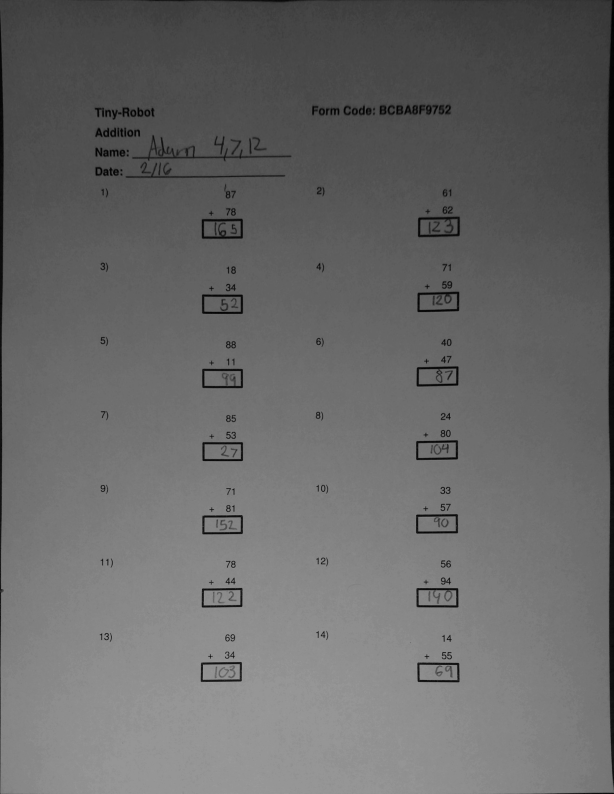
#> input picture images/processed_org2.png, 1840 x 2381 px (shown at 1/3 size)
$ python cells.py   (older library calls are emulated)
#> lines starting #> are read from the running program, lines starting #| are printed output that depends on the picture; after the words box and inside, x2 and y2 are one past the last pixel; in counts of white or black regions, pixels touching at a corner belong together
### helpers.py
import math

import cv2
import numpy as np


'''
Image manipulation helper functions
code adpated from https://github.com/prajwalkr/SnapSudoku/
'''

def show(img, window_name='Image'):
    screen_res = 1280.0, 720.0
    scale_width = screen_res[0] / img.shape[1]
    scale_height = screen_res[1] / img.shape[0]
    scale = min(scale_width, scale_height)
    window_width = int(img.shape[1] * scale)
    window_height = int(img.shape[0] * scale)

    cv2.namedWindow(window_name, cv2.WINDOW_NORMAL)
    cv2.resizeWindow(window_name, window_width, window_height)

    cv2.imshow(window_name, img)
    cv2.waitKey(0)
    cv2.destroyAllWindows()

def load_image(path):
#> called with path = 'images/processed_org2.png'
    print(path)
    color_img = cv2.imread(path)
#> color_img is the input picture: shape (2381, 1840, 3); min 0, max 161, mean 105.2
    if color_img is None:
        raise IOError('Image not loaded')
    print('Image loaded.')
    return color_img

def is_cv2():
    return cv2.__version__.startswith('2.')

def thresholdify(img):
    img = cv2.adaptiveThreshold(img.astype(np.uint8), 255, cv2.ADAPTIVE_THRESH_GAUSSIAN_C,
                                cv2.THRESH_BINARY, 11, 2)
    return 255 - img


def get_sorted_contours(processed, sort_by='area'):
    _, contours, _ = cv2.findContours(
        processed, cv2.RETR_EXTERNAL, cv2.CHAIN_APPROX_SIMPLE)
    if sort_by == "area":
        return sorted(contours, key=cv2.contourArea, reverse=True)
    #elif sort_by == "left-to-right":
        #return contours.sort_contours(contours, method="left-to-right")[0]
    else:
        raise ValueError("Sort by {} is not implemented".format(sort_by))

# [25 lines left out: function sort_contours, not called in this run]


def filter_contours(contours, sides=None, min_area=None, max_area=None):
    result = []
    for contour in contours:
        valid = True
        if sides:
            n_sides = len(approx(contour, 0.05))
            if n_sides not in sides:
                valid = False
        if min_area and cv2.contourArea(contour) < min_area:
            valid = False
        if max_area and cv2.contourArea(contour) > max_area:
            valid = False
        if valid:
            result.append(contour)
    return result

def save_image(full_path, image):
    cv2.imwrite(full_path, image)

def save_images(folder, prefix, images):
    for i, image in enumerate(images):
        save_image("{}{}{}.png".format(folder, prefix, str(i+1)), image)

# [49 lines left out: functions find_contours, largest_contour, not called in this run]

def largest_4_sided_contour(processed, show_contours=False, display_image=None):
    _, contours, _ = cv2.findContours(
        processed, cv2.RETR_TREE, cv2.CHAIN_APPROX_SIMPLE)
    contours = sorted(contours, key=cv2.contourArea, reverse=True)

    for cnt in contours[:min(5, len(contours))]:
        if show_contours:
            img = processed.copy()
            img = cv2.cvtColor(img, cv2.COLOR_GRAY2BGR)
            cv2.drawContours(img, [cnt], -1, (0, 255, 120), 5)
            show(img, 'contour {}'.format(len(approx(cnt))))
        if len(approx(cnt)) == 4:
            return cnt
    return None

# [13 lines left out: function show_all_contours, not called in this run]

def round_to_multiple(x, base=5):
    return int(base * round(float(x)/base))

# [43 lines left out: function resize_and_fill, not called in this run]

def make_it_letter(image, side_length=306):
    return cv2.resize(image, (side_length, int(side_length * (11/8.5))))

def area(image):
    return float(image.shape[0] * image.shape[1])


def get_centers_of_contour(contour):
    M = cv2.moments(contour)
    cX = int(M["m10"] / M["m00"])
    cY = int(M["m01"] / M["m00"])
    return cX, cY


def cut_out_rect(image, contour):
    x, y, w, h = cv2.boundingRect(contour)
    image = image[y:y + h, x:x + w]
    return image

# [5 lines left out: function binarized, not called in this run]

def approx(cnt, perc_of_arc=0.01):
    ''' cnt: opencv contour
        perc_of_arc: see https://docs.opencv.org/3.1.0/dd/d49/tutorial_py_contour_features.html
    '''
    peri = cv2.arcLength(cnt, True)
    app = cv2.approxPolyDP(cnt, perc_of_arc * peri, True)
    return app

# [6 lines left out: function get_corners, not called in this run]

def get_rectangle_corners(cnt):
    ''' gets corners from a contour '''

    pts = cnt.reshape(cnt.shape[0], 2)
    rect = np.zeros((4, 2), dtype="float32")

    # the top-left point has the smallest sum whereas the
    # bottom-right has the largest sum
    s = pts.sum(axis=1)
    rect[0] = pts[np.argmin(s)]
    rect[2] = pts[np.argmax(s)]

    # compute the difference between the points -- the top-right
    # will have the minumum difference and the bottom-left will
    # have the maximum difference
    diff = np.diff(pts, axis=1)
    rect[1] = pts[np.argmin(diff)]
    rect[3] = pts[np.argmax(diff)]
    return rect

def convert_to_grayscale(image):
    return cv2.cvtColor(image, cv2.COLOR_BGR2GRAY)

def blur(image, pixels):
    return cv2.GaussianBlur(image, (pixels, pixels), 0)

def get_size(image):
    return image.shape[0:2]

# [46 lines left out: functions warp_perspective, get_structuring_element, not called in this run]

def dilate(image, iterations, kernel_type="ellipse"):
    kernel = get_structuring_element(kernel_type)
    return cv2.dilate(image, kernel, iterations=iterations)

def erode(image, iterations, kernel_type="ellipse"):
    kernel = get_structuring_element(kernel_type)
    return cv2.erode(image, kernel, iterations=iterations)

def ellipse_morph(image, size=2):
    kernel = cv2.getStructuringElement(cv2.MORPH_ELLIPSE, (size, size))
    return cv2.morphologyEx(image, cv2.MORPH_CLOSE, kernel)

### pipeline.py
class Pipeline(object):
    def __init__(self, pipeline):
        self.pipeline = pipeline

    def process_pipeline(self, image):
        for process in self.pipeline:
            image = process(image)
#> this loop made 4 passes
#> pass 3, in thresholdify, `img = cv2.adaptiveThreshold(img.astype(np.uint8), 255, cv2.ADAPTIVE_TH..`:
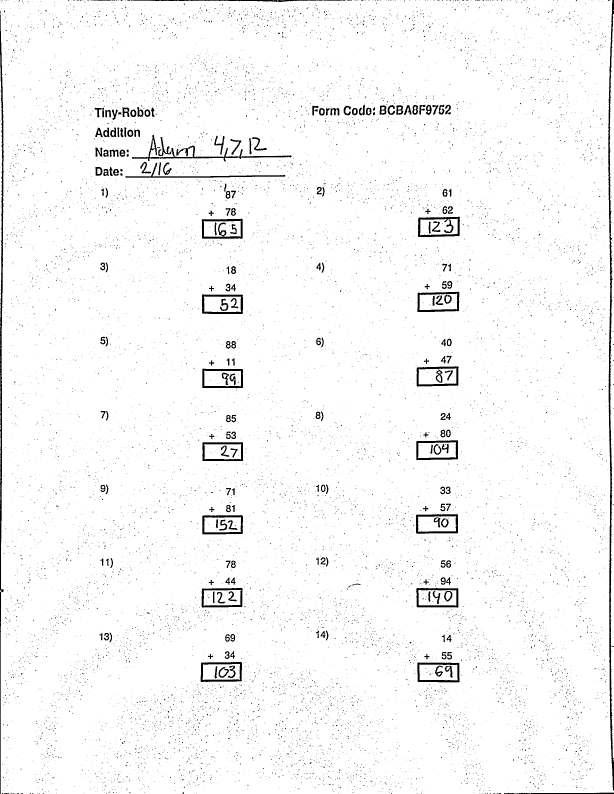
#> img: shape (2381, 1840) (shown at 1/3 size); 97.1% white; 12593 black regions (12368 under 20 px), largest, box (x1, y1, x2, y2) and area: (1824, 0, 1840, 2371) 10902, (0, 32, 11, 1777) 7558, (396, 404, 875, 485) 4098
#> after the loop:
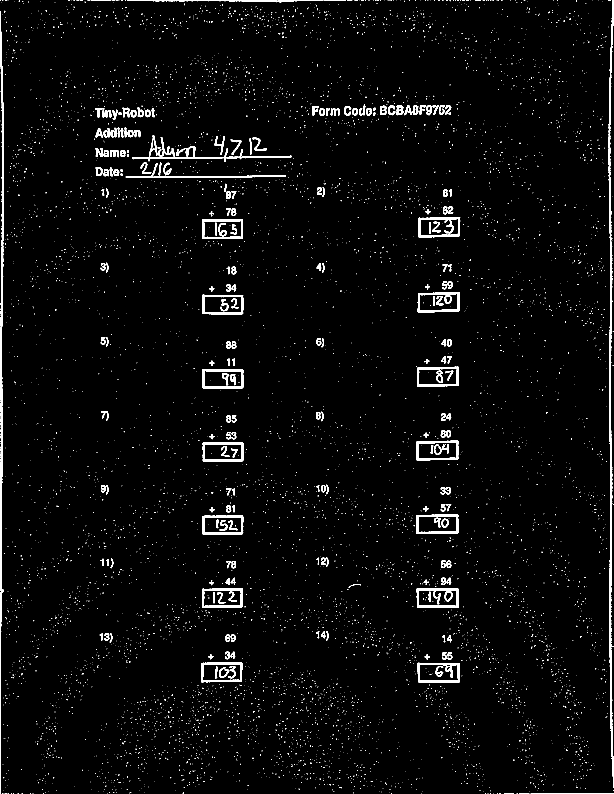
#> image: shape (2381, 1840) (shown at 1/3 size); 2.6% white; 7387 white regions (7165 under 20 px)
        return image

### cells.py
'''
Cells removes the answer key "cells" or boxes from the worksheet
'''

import cv2
import numpy as np

import helpers as Helpers
from pipeline import Pipeline


class Cells(object):
    '''
    Extracts each handwritten answer from the worksheet obtained
    from the Extractor
    '''
    cell_pipeline = Pipeline([
        Helpers.convert_to_grayscale,
        lambda image: cv2.threshold(image, 0, 255, cv2.THRESH_BINARY+cv2.THRESH_OTSU)[1],
        lambda image: Helpers.ellipse_morph(image, 1)
    ])

    def __init__(self, image, show_steps=False):
        self.image = image
        self.show_steps = show_steps

        processed_image = self.process_image()

        self.cells = self.extract_cells(processed_image, self.image)

        student_responses = self.get_student_responses()

        if show_steps:
            Helpers.show(self.image, "start")
            Helpers.show(processed_image, "processed")

        self.student_responses = student_responses

    def process_image(self):
        '''
        Process the image by thresholding and other techniques to make the cells easy to extract.

        Return value
        ----------
        returns a black and white version of the image
        '''
        # build the prepocessing pipleine
        pipeline = Pipeline([
            Helpers.convert_to_grayscale,
            lambda image: Helpers.blur(image, 5),
            Helpers.thresholdify,
            Helpers.ellipse_morph
        ])

        return pipeline.process_pipeline(self.image)

    def extract_cells(self, processed, display_image, count=14):
        '''
        Extract a given amount of cells from the worksheet. This function
            assumes that the cells are 0.0016 +- 0.0004 of the total worksheet size.

        Parameters
        ----------
        processed: np.ndarray
            Thresholded image of the worksheet
        display_image: np.ndarray
            BGR image of the worksheet
        count: int
            The number of image

        Return value
        ----------
        returns a list of cells sorted by height and then by position
        '''
#> called with count = 14
        page_area = Helpers.area(processed)
#> page_area = 4381040
        min_percent = 0.0012
        max_percent = 0.0020
        contours = Helpers.get_sorted_contours(processed, sort_by="area")
#> in get_sorted_contours, `_, contours, _ = cv2.findContours( processed, cv2.RETR_EXTERNAL, cv2.C..`: contours = 7327 contours, 7143 with area under 20; largest, box (x1, y1, x2, y2) and area: (1825, 0, 1840, 2358) 8218, (0, 33, 12, 2381) 7778, (1253, 1988, 1380, 2048) 7142, (1255, 651, 1381, 712) 7058, (1253, 876, 1379, 937) 7030

        contours = Helpers.filter_contours(contours, sides=[4], min_area=page_area*min_percent, \
                                            max_area=page_area*max_percent)
#> the loop in filter_contours, `for contour in contours:` made 7327 passes
#> (valid, peri in approx, app in approx, n_sides) on passes 1 to 9: (False, 5019.6, [[1838, 0], [1839, 2357]], 2), (False, 4956.5, [[0, 33], [2, 2380]], 2), (True, 369.1, [[1253, 1989], [1255, 2046], [1379, 2045], [1375, 1989]], 4), (True, 370.4, [[1380, 653], [1257, 653], [1255, 710], [1377, 708]], 4), (True, 369.4, [[1378, 877], [1254, 879], [1253, 935], [1374, 934]], 4), (True, 365.9, [[1376, 1102], [1252, 1103], [1251, 1158], [1373, 1157]], 4), (True, 367.9, [[1250, 1766], [1253, 1822], [1376, 1819], [1373, 1765]], 4), (True, 364, [[1374, 1545], [1249, 1545], [1249, 1599], [1372, 1600]], 4), (True, 362.3, [[726, 1989], [604, 1989], [603, 2045], [724, 2044]], 4)
#> (valid, peri in approx, n_sides) on passes 23, 26, 27, 28, 29, 30: (False, 116.5, 5), (False, 217.7, 6), (False, 192.4, 6), (False, 89.94, 5), (False, 86.04, 5), (False, 86.04, 5)
#> after the loop in filter_contours, `for contour in contours:`: result = 14 contours; largest, box (x1, y1, x2, y2) and area: (1253, 1988, 1380, 2048) 7142, (1255, 651, 1381, 712) 7058, (1253, 876, 1379, 937) 7030, (1251, 1100, 1377, 1161) 7001, (1250, 1765, 1377, 1824) 6998
#> contours has the same summary as result in filter_contours

        # get just the count biggest contours
        contours = contours[:count]

        rects = []
        for contour in contours:
            rects.append(Helpers.cut_out_rect(display_image, contour))
#> this loop made 14 passes
#> (x in cut_out_rect, y in cut_out_rect, w in cut_out_rect, h in cut_out_rect) on passes 1 to 12: (1253, 1988, 127, 60), (1255, 651, 126, 61), (1253, 876, 126, 61), (1251, 1100, 126, 61), (1250, 1765, 127, 59), (1249, 1543, 126, 59), (603, 1987, 124, 60), (606, 657, 123, 60), (1249, 1322, 126, 59), (607, 884, 123, 59), (608, 1107, 122, 59), (606, 1765, 123, 59)
#> pass 1, in cut_out_rect, `image = image[y:y + h, x:x + w]`:
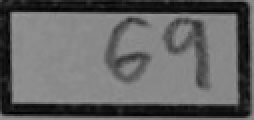
#> image: shape (60, 127, 3) (shown 2 times larger); min 1, max 153, mean 100.2
#> pass 2, in cut_out_rect (call 2), `image = image[y:y + h, x:x + w]`:
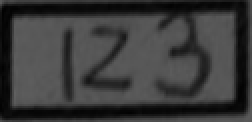
#> image: shape (61, 126, 3) (shown 2 times larger); min 2, max 96, mean 58.5
#> pass 3, in cut_out_rect (call 3), `image = image[y:y + h, x:x + w]`:
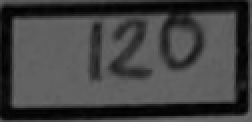
#> image: shape (61, 126, 3) (shown 2 times larger); min 1, max 111, mean 66.7
#> after the loop, rects = 14 items

        sorted_rects, sorted_contours = self.sort_by_problem_num(rects, contours)

        self.sorted_contours = sorted_contours

        if self.show_steps:
            for i, rect in enumerate(sorted_rects):
                Helpers.show(rect, str(i+1))

        return sorted_rects

    def get_student_responses(self):
        student_responses = {}
        for num, cell in enumerate(self.cells):
            # clean the cell
            gray = Helpers.convert_to_grayscale(cell)
            thresh = self.cell_pipeline.process_pipeline(cell)

            corners = self.find_corners_inside_largest_contour(thresh, gray)

            warp = Helpers.warp_perspective(corners, gray, size="same", verbose=False)
            #Helpers.show(warp, "clean cell")

            # find the contour of the text
            warp = Helpers.dilate(warp, 1)
            blur = Helpers.blur(warp, 3)

            thresh = cv2.threshold(blur, 0, 255, cv2.THRESH_BINARY+cv2.THRESH_OTSU)[1]

            contours = Helpers.find_contours(255-thresh, mode_type="external", min_area=20)

            contours = Helpers.sort_contours(contours, method="left-to_right")

            rects = []
            for contour in contours:
                rect = Helpers.cut_out_rect(warp, contour)
                rects.append(rect)
            student_responses[num] = rects
        return student_responses


    def sort_by_problem_num(self, rects, contours):
        '''
        Sorts the rectangular cell images by their original position on the worksheet
            in the following order:

        1 2
        3 4
        5 6
        7 8

        Parameters
        ----------
        rects:
            List of cells
        contours:
            cv2.contours with points from the rects original position on the worksheet

        Return value
        ----------
        returns a list of cells sorted by height and then by position, a list of contours sorted in
            the same way
        '''
        centers = []
        for contour in contours:
            centers.append(Helpers.get_centers_of_contour(contour))
#> this loop made 14 passes
#> (cX in get_centers_of_contour, cY in get_centers_of_contour) on passes 1 to 12: (1315, 2017), (1316, 681), (1315, 906), (1313, 1129), (1312, 1793), (1311, 1572), (664, 2016), (667, 687), (1311, 1351), (668, 913), (668, 1135), (666, 1793)
#> after the loop, centers = [(1315, 2017), (1316, 681), (1315, 906), (1313, 1129), (1312, 1793), (1311, 1572), (664, 2016), (667, 687), (1311, 1351), (668, 913), (668, 1135), (666, 1793), (668, 1574), (668, 1355)]

        # sort by the y value of the centers
        rects_centers = [(r, c, cnt) for r, c, cnt in sorted(zip(rects, centers, contours), \
                        key=lambda pair: pair[1][1])]
#> rects_centers = 14 items

        # sort pairs by the x value
        sorted_rects = []
        sorted_contours = []


        # index 0 is the rect, index 1 is the center, index 2 is the contour
        for i in range(0, len(rects), 2):
            # if there is only one rect left, append it
            if i+1 > len(rects_centers):
                sorted_rects.append(rects_centers[i][0])
                sorted_contours.append(rects_centers[i][2])

            elif rects_centers[i][1] < rects_centers[i+1][1]:
                sorted_rects.extend([rects_centers[i][0], rects_centers[i+1][0]])
                sorted_contours.extend([rects_centers[i][2], rects_centers[i+1][2]])
            else:
                sorted_rects.extend([rects_centers[i+1][0], rects_centers[i][0]])
                sorted_contours.extend([rects_centers[i+1][2], rects_centers[i][2]])
#> this loop made 7 passes
#> i on passes 3 to 7: 4, 6, 8, 10, 12
#> after the loop, sorted_contours has the same summary as result in filter_contours; sorted_rects = 14 items
        return sorted_rects, sorted_contours


    def find_corners_inside_largest_contour(self, thresh, gray):
        def compare_numbers(num1, num2):
            if num1 > num2:
                return 1
            elif num1 == num2:
                return 0
            else:
                return -1

        # find the largest contour
        contour = Helpers.largest_4_sided_contour(thresh)
        # find its center
        centerX, centerY = Helpers.get_centers_of_contour(contour)
        app = Helpers.approx(contour)
        #Helpers.draw_contour(gray, contour, Helpers.BGR_COLORS["WHITE"])
        # find its corners
        corners = Helpers.get_rectangle_corners(app)

        # find the average color of the image
        avg_color_per_row = np.average(gray, axis=0)
        avg_color = np.average(avg_color_per_row, axis=0)

        # for each corner, move the corner's coordinates towards the center until you find a
        # white spot (a spot where the color is less than the average color)

        for i in range(4):
            cX, cY = corners[i]
            cX, cY = int(cX), int(cY)
            # while we are on black, step towards the center
            n = 0

            while gray[cY][cX] < avg_color:
                n += 1
                stepX = compare_numbers(centerX, cX)
                stepY = compare_numbers(centerY, cY)
                if stepX == 0 or stepY == 0:
                    raise ValueError("Unable to remove the black border from the cell. \
                                    This is often an issue with finding the cell's contour.")

                cX += stepX
                cY += stepY
            corners[i] = [cX, cY]

        # return the new found corners
        return corners


if __name__ == '__main__':
    img = Helpers.load_image('images/processed_org2.png')
    ext = Cells(img, True)
#> in extract_cells, `sorted_rects, sorted_contours = self.sort_by_problem_num(rects, contou..`: sorted_contours has the same summary as result in filter_contours
#> in extract_cells, `self.sorted_contours = sorted_contours`: self.sorted_contours has the same summary as result in filter_contours
#> the loop in extract_cells, `for i, rect in enumerate(sorted_rects):` made 14 passes
#> (scale_width in show, scale_height in show, scale in show, window_height in show) on passes 1 to 12: (10.41, 12, 10.41, 624), (10.16, 11.8, 10.16, 619), (10.41, 12.2, 10.41, 613), (10.16, 11.8, 10.16, 619), (10.49, 12.2, 10.49, 619), (10.16, 11.8, 10.16, 619), (10.49, 12.41, 10.49, 608), (10.16, 12.2, 10.16, 599), (10.49, 12.41, 10.49, 608), (10.16, 12.2, 10.16, 599), (10.41, 12.2, 10.41, 613), (10.08, 12.2, 10.08, 594)
#> pass 1, in show, `cv2.imshow(window_name, img)`:
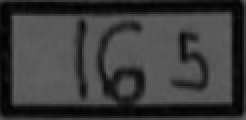
#> window '1': shape (60, 123, 3) (shown 2 times larger); min 2, max 98, mean 60
#> the loop in get_student_responses, `for num, cell in enumerate(self.cells):` made 1 pass
#> pass 1, in get_student_responses, `thresh = self.cell_pipeline.process_pipeline(cell)`:
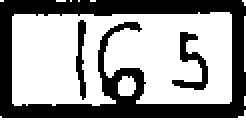
#> thresh: shape (60, 123) (shown 2 times larger); 60.6% white; 3 black regions, box (x1, y1, x2, y2) and area: (0, 0, 123, 59) 2602, (86, 16, 104, 45) 186, (38, 10, 43, 50) 119
#> after the loop in get_student_responses, `for num, cell in enumerate(self.cells):`: student_responses = 0 items
#> (the run stopped early here; a loop or call above may not have finished)
